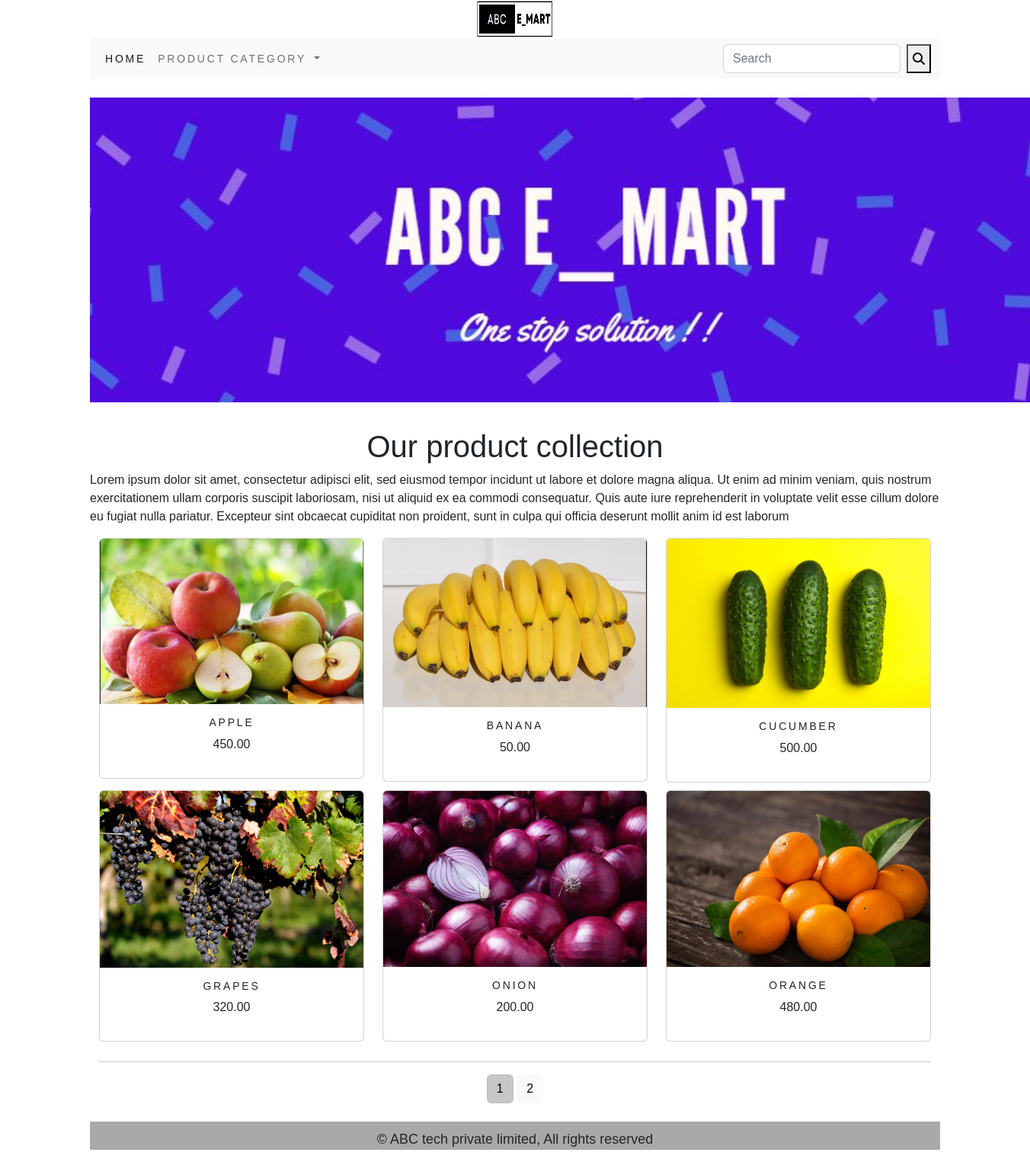
The app's page /ecommerceapp/ with its own data.
### ecommerceapp/models.py (models this page shows, shortened)
class Product(models.Model):
    name=models.CharField(max_length=250, unique=True)
    slug=models.SlugField(max_length=250, unique=True)
    description=models.TextField(blank=True)
    price=models.DecimalField(max_digits=10, decimal_places=2)
    category=models.ForeignKey(Category, on_delete=models.CASCADE)
    image=models.ImageField(upload_to='product', blank=True)
    stock=models.IntegerField()
    available=models.BooleanField(default=True)
    created=models.DateTimeField(auto_now_add=True)
    updated=models.DateTimeField(auto_now=True)
    def get_url(self):
        return reverse('ecommerceapp:prodcatdetail',args=[self.category.slug,self.slug])
    class Meta:
        ordering=('name',)
        verbose_name='product'
        verbose_name_plural='products'

### ecommerceapp/views.py (the view)
# urls.py: path("", views.allprodcat,name='allprodcat'),
def allprodcat(request,c_slug=None):
    c_page=None
    products_list=None
    if c_slug!=None:
        c_page=get_object_or_404(Category,slug=c_slug)
        products_list=Product.objects.all().filter(category=c_page, available=True)
    else:
        products_list=Product.objects.all().filter(available=True)
    paginator=Paginator(products_list,6)
    try:
        page=int(request.GET.get('page','1'))
    except:
        page=1
    try:
        products=paginator.page(page)
    except (EmptyPage,InvalidPage):
        products=paginator.page(paginator.num_pages)
    return render(request,"category.html",{'category':c_page,'products':products})

### cart_app/context_processor.py (called while the page is built)
def counter(request):
    item_count=0
    if 'admin' in request.path:
        return {}
    else:
        try:
            cart=Cart.objects.filter(cart_id=_cart_id(request))
            car_items=CartItem.objects.all().filter(cart=cart[:1])
            for cart_item in car_items:
                item_count +=cart_item.quantity
        except Cart.DoesNotExist:
            item_count=0
    return dict(item_count=item_count)

### cart_app/views.py (called while the page is built)
def _cart_id(request):
    cart=request.session.session_key
    if not cart:
        cart=request.session.create()
    return cart

### ecommerceapp/context_processors.py (called while the page is built)
def menu_links(request):
    links=Category.objects.all()
    return dict(links=links)

### ecommerceapp/models.py (called while the page is built)
    def get_urll(self):
        return reverse('ecommerceapp:products_by_category', args=[self.slug])

### templates/category.html (shortened to what this page needs)
{% extends 'base.html' %}
{% load static %}
{% block content %}
<div>
    {% if category %}
        <img src="{{ category.image.url }}" alt="{{ category.name }}" width="1300" height="400">
</div>
<br>
<div>
        <h1>{{ category.name }}</h1>
        <p>{{ category.description }}</p>
</div>
    {% else %}<br>
        <div>
            <img src="{% static 'img/banner.JPG' %}" alt="our products" width="1300" height="400">
        </div>
<br>
<div class="txt">
    <h1>Our product collection</h1></div>
    <p class="text-justify">Lorem ipsum dolor sit amet, consectetur adipisci elit, sed eiusmod tempor incidunt ut labore et dolore magna aliqua. Ut enim ad minim veniam, quis nostrum exercitationem ullam corporis suscipit laboriosam, nisi ut aliquid ex ea commodi consequatur. Quis aute iure reprehenderit in voluptate velit esse cillum dolore eu fugiat nulla pariatur. Excepteur sint obcaecat cupiditat non proident, sunt in culpa qui officia deserunt mollit anim id est laborum</p>
{% endif %}
<div class="container">
    <div class="row mx_auto">
        {% for product in products.object_list %}
        <div class="my_bottom_margin col-4 ">
            <div class="card text-center" style="min-width:18rem;">
                <a href="{{ product.get_url }}"><img class="card-img-top my_image"   src="{{ product.image.url }}" alt="{{ product.name }}"></a>
            <div class="card-body">
            <h4>{{ product.name }}</h4>
            <p>{{ product.price }}</p>
            </div>
            </div>
        </div>
        {% endfor %}
    </div>
        {% if products.paginator.num_pages > 1 %}
        <hr>
        <div class="text-center">
            {% for pg in products.paginator.page_range %}
            <a href="?page={{pg}}" class="btn btn-light btn-bg {% if products.number == pg %} active {% endif %} ">{{pg}}</a>
            {% endfor %}
        </div>
        {% endif %}
    <br>
 </div>
{% endblock %}

### templates/base.html (shortened to what this page needs)
{% load static %}
<!DOCTYPE html>
<html lang="en">
<head>
    <link href="{% static 'css/custom.css' %}" rel="stylesheet">
    <link href="{% static 'css/bootstrap.min.css' %}" rel="stylesheet">
    <link rel="stylesheet" href="https://cdnjs.cloudflare.com/ajax/libs/font-awesome/6.2.1/css/all.min.css">
</head>
<body class="d-flex flex-column min-vh-100">
<div class="container">
    {% include 'header.html' %}
    {% include 'navbar.html' %}
    {% block content %}
    {% endblock %}
</div>
{% include 'footer.html' %}
</body>
</html>

### templates/header.html
{% load static %}
<header>
  <center>
    <a href="{% url 'ecommerceapp:allprodcat' %}"><img src="{% static 'img/logo.JPG' %}" alt="logo_image" width="100" height="50"></a>
  </center>
</header>

### templates/navbar.html (shortened to what this page needs)
<nav class="navbar navbar-expand-lg bg-light">
  <div class="container-fluid">
    <div class="collapse navbar-collapse" id="navbarSupportedContent">
      <ul class="navbar-nav me-auto mb-2 mb-lg-0">
        <li class="nav-item">
          <a class="nav-link active" aria-current="page" href="{% url 'ecommerceapp:allprodcat' %}">Home</a>
        </li>
        <li class="nav-item dropdown {% if 'ecommerceapp' in request.path %} active {% endif %}">
          <a class="nav-link dropdown-toggle" href="#" role="button" data-bs-toggle="dropdown" aria-expanded="false">
            Product Category
          </a>
        </li>
      </ul>
      <form class="d-flex" action="{% url 'search_app:searchresult' %}" method="get">
        <input class="form-control me-2" type="search" placeholder="Search" name="q">
        <button class="fa-solid fa-magnifying-glass" type="submit"></button>
      </form>
    </div>
  </div>
</nav>

### templates/footer.html
<footer class="mt-auto">
  <p class="ftr">
    &copy; ABC tech private limited, All rights reserved
  </p>
</footer>

### static/css/custom.css (style rules this page uses)
.nav-item { font-size: 14px; letter-spacing: .2em; text-transform: uppercase; }
.txt { text-align: center; padding-top:10px; }
.my_bottom_margin { margin-bottom: 10px; }
.card-body h4 { font-size:14px; text-transform:uppercase; letter-spacing: .2em }
.ftr { bottom:0; font-size:18px; text-align: center; padding-top: 10px; background-color: #a9a9a9; left:100px; }

### templates/base.html (style rules this page uses)
body { font-family: 'Secular One', sans-serif; }

### records on screen
Product: image (picture), name "APPLE", price "450.00"
Product: image (picture), name "BANANA", price "50.00"
Product: image (picture), name "CUCUMBER", price "500.00"
Product: image (picture), name "GRAPES", price "320.00"
Product: image (picture), name "ONION", price "200.00"
Product: image (picture), name "ORANGE", price "480.00"

### other values on screen
{{ pg }} "1" "2"
